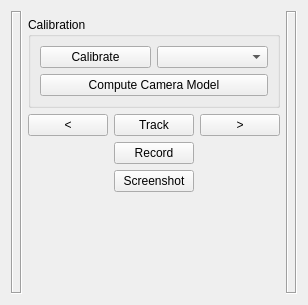
<?xml version="1.0" encoding="UTF-8"?>
<ui version="4.0">
 <class>mtsMicronTrackerControllerQtWidget</class>
 <widget class="QWidget" name="mtsMicronTrackerControllerQtWidget">
  <property name="geometry">
   <rect>
    <x>0</x>
    <y>0</y>
    <width>308</width>
    <height>305</height>
   </rect>
  </property>
  <property name="windowTitle">
   <string>Form</string>
  </property>
  <layout class="QGridLayout" name="gridLayout">
   <item row="0" column="4" rowspan="8">
    <widget class="QLabel" name="FrameRight">
     <property name="frameShape">
      <enum>QFrame::Box</enum>
     </property>
     <property name="frameShadow">
      <enum>QFrame::Sunken</enum>
     </property>
    </widget>
   </item>
   <item row="1" column="1" colspan="3">
    <widget class="QGroupBox" name="BoxCalibration">
     <property name="title">
      <string>Calibration</string>
     </property>
     <layout class="QGridLayout" name="gridLayout_2">
      <item row="0" column="0">
       <widget class="QPushButton" name="ButtonCalibratePivot">
        <property name="text">
         <string>Calibrate</string>
        </property>
       </widget>
      </item>
      <item row="0" column="1">
       <widget class="QComboBox" name="BoxTools"/>
      </item>
      <item row="1" column="0" colspan="2">
       <widget class="QPushButton" name="ButtonComputeCameraModel">
        <property name="text">
         <string>Compute Camera Model</string>
        </property>
       </widget>
      </item>
     </layout>
    </widget>
   </item>
   <item row="2" column="2">
    <widget class="QPushButton" name="ButtonTrack">
     <property name="text">
      <string>Track</string>
     </property>
     <property name="checkable">
      <bool>true</bool>
     </property>
    </widget>
   </item>
   <item row="6" column="1" colspan="3">
    <layout class="QVBoxLayout" name="LayoutTools">
     <property name="sizeConstraint">
      <enum>QLayout::SetFixedSize</enum>
     </property>
    </layout>
   </item>
   <item row="0" column="0" rowspan="8">
    <widget class="QLabel" name="FrameLeft">
     <property name="frameShape">
      <enum>QFrame::Box</enum>
     </property>
     <property name="frameShadow">
      <enum>QFrame::Sunken</enum>
     </property>
    </widget>
   </item>
   <item row="2" column="1">
    <widget class="QPushButton" name="ButtonCaptureFrameLeft">
     <property name="text">
      <string>&lt;</string>
     </property>
     <property name="checkable">
      <bool>true</bool>
     </property>
    </widget>
   </item>
   <item row="2" column="3">
    <widget class="QPushButton" name="ButtonCaptureFrameRight">
     <property name="text">
      <string>&gt;</string>
     </property>
     <property name="checkable">
      <bool>true</bool>
     </property>
    </widget>
   </item>
   <item row="3" column="2">
    <widget class="QPushButton" name="ButtonRecord">
     <property name="text">
      <string>Record</string>
     </property>
     <property name="checkable">
      <bool>true</bool>
     </property>
    </widget>
   </item>
   <item row="4" column="2">
    <widget class="QPushButton" name="ButtonScreenshot">
     <property name="text">
      <string>Screenshot</string>
     </property>
    </widget>
   </item>
   <item row="7" column="2">
    <spacer name="verticalSpacer">
     <property name="orientation">
      <enum>Qt::Vertical</enum>
     </property>
     <property name="sizeHint" stdset="0">
      <size>
       <width>20</width>
       <height>40</height>
      </size>
     </property>
    </spacer>
   </item>
  </layout>
 </widget>
 <resources/>
 <connections/>
</ui>
